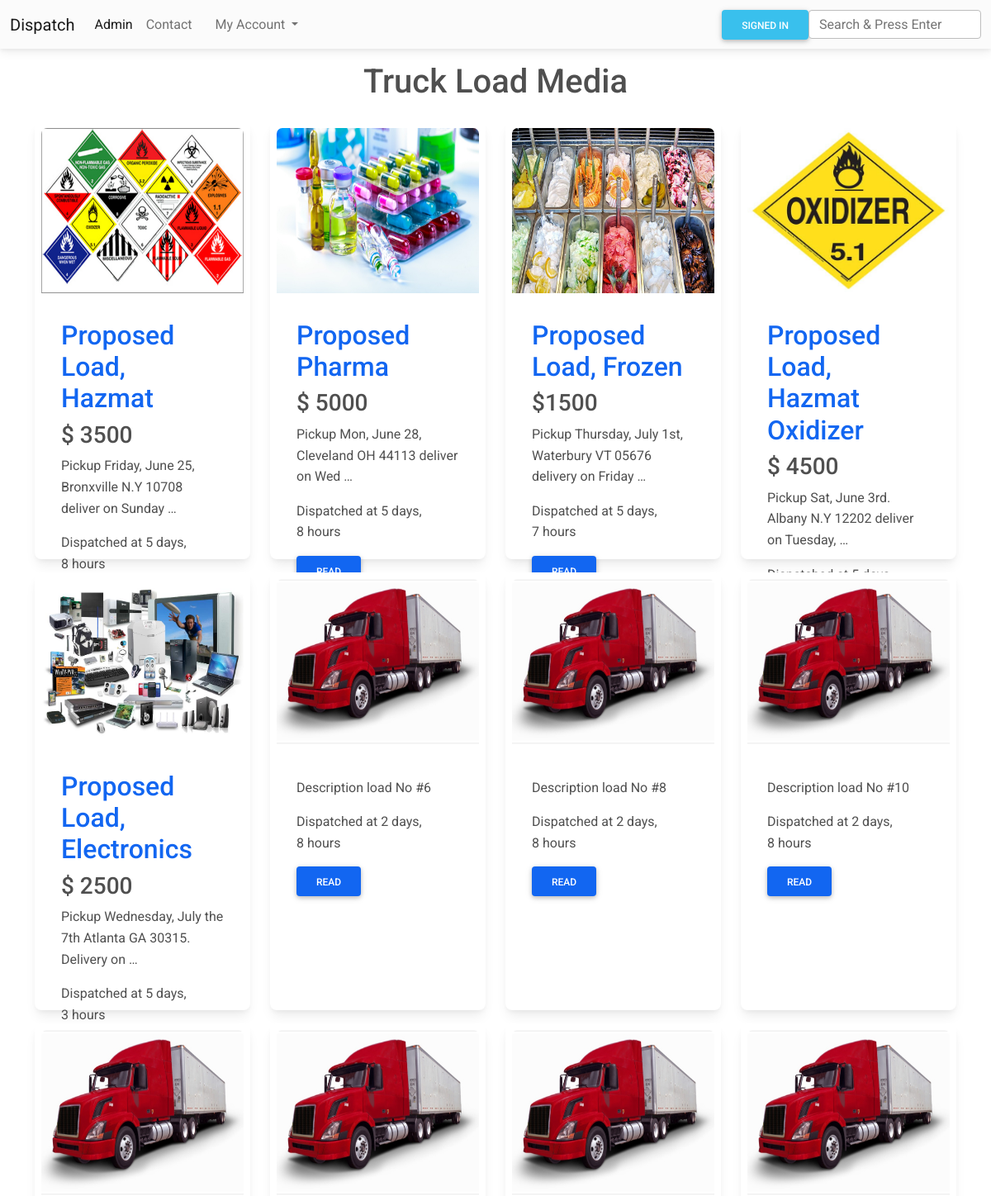
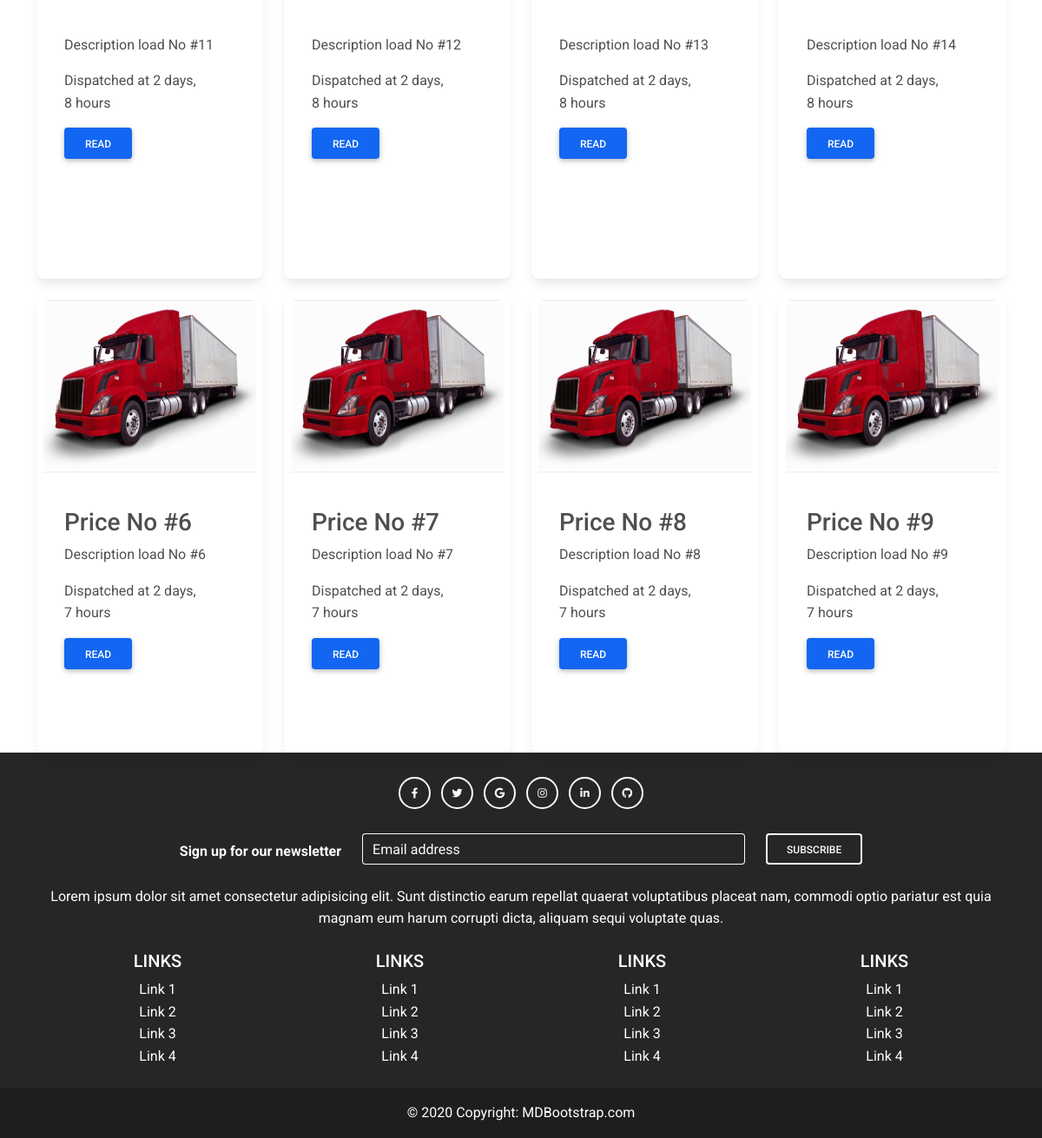
The page / on the database its author committed (2 pictures, top to bottom).
### blog/models.py (models this page shows, shortened)
class Load(models.Model):
    price = models.CharField(max_length=20)
    title = models.CharField(max_length=50)
    category = models.ForeignKey(Category, on_delete=models.CASCADE)
    desc = models.TextField()
    image = models.ImageField()
    created_at = models.DateTimeField(auto_now_add=True)
    update_at = models.DateTimeField(auto_now = True)

### blog/views.py (the view)
# urls.py: path('', views.home, name='home'),
def home(request):
    list_loads = Load.objects.all()
    context={"list_loads": list_loads}
    return render(request, "index.html", context)

### blog/templates/index.html
{% extends 'base.html' %}
{%  load static %}
{% block content %}
<h1 class="text-center mt-3">Truck Load Media</h1>
<div class="container">
    <div class="row">
        {% for load in list_loads %}
        <div class="col-12 col-md-6 col-lg-3 col-xl-3">
            <div class="card mt-3 p-2" style="height: 530px;">
                {% if load.image == "http://default" %}
                <a href="{% url 'detail' load.id %}">
                    <img src="{% static 'img/logo1.jpg'  %}" class="card-img-top" alt="logo load image"
                        style="height: 200px;" />
                </a>
                {% else %}
                <a href="{% url 'detail' load.id %}">
                    <img src="{{ load.image.url }}" class="card-img-top" alt="logo load image" style="height: 200px;" />
                </a>
                {% endif %}
                <div class="card-body mt-2">
                    <h2 class="card-title"><a href="{% url 'detail' load.id %}">{{load.title}}</a></h2>
                    <h3 class="card-title">{{load.price}}</h3>
                    <p class="card-text">{{load.desc |truncatewords:10}}</p>
                    <p class="card-text">Dispatched at {{load.created_at|timesince}}</p>
                    <a href="{% url 'detail' load.id %}" class="btn btn-primary">Read</a>
                </div>
            </div>
        </div>
        {% endfor %}
    </div>
</div>
{% endblock %}

### rows shown on the page
Load: image (picture), title "Proposed Load, Hazmat", price "$ 3500", desc "Pickup Friday, June 25, Bronxville N.Y 10708 deliver on Sunday …", created_at "5 days, 8 hours"
Load: image (picture), title "Proposed Pharma", price "$ 5000", desc "Pickup Mon, June 28, Cleveland OH 44113 deliver on Wed …", created_at "5 days, 8 hours"
Load: image (picture), title "Proposed Load, Frozen", price "$1500", desc "Pickup Thursday, July 1st, Waterbury VT 05676 delivery on Friday …", created_at "5 days, 7 hours"
Load: image (picture), title "Proposed Load, Hazmat Oxidizer", price "$ 4500", desc "Pickup Sat, June 3rd. Albany N.Y 12202 deliver on Tuesday, …"
Load: image (picture), title "Proposed Load, Electronics", price "$ 2500", desc "Pickup Wednesday, July the 7th Atlanta GA 30315. Delivery on …", created_at "5 days, 3 hours"
Load: desc "Description load No #6", created_at "2 days, 8 hours"
Load: desc "Description load No #8", created_at "2 days, 8 hours"
Load: desc "Description load No #10", created_at "2 days, 8 hours"
Load: desc "Description load No #11", created_at "2 days, 8 hours"
Load: desc "Description load No #12", created_at "2 days, 8 hours"
Load: desc "Description load No #13", created_at "2 days, 8 hours"
Load: desc "Description load No #14", created_at "2 days, 8 hours"
Load: price "Price No #6", desc "Description load No #6", created_at "2 days, 7 hours"
Load: price "Price No #7", desc "Description load No #7", created_at "2 days, 7 hours"
Load: price "Price No #8", desc "Description load No #8", created_at "2 days, 7 hours"
Load: price "Price No #9", desc "Description load No #9", created_at "2 days, 7 hours"
